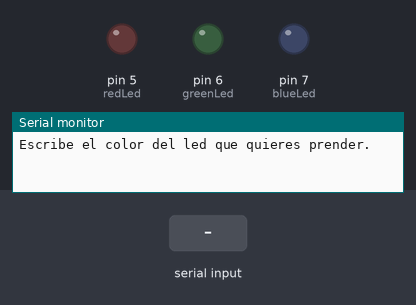
Simulated run of this sketch. Board: Arduino Uno, built with avr-gcc and run on an emulated ATmega328P. Parts: output pins drawn as LEDs (lit = HIGH), the last lines printed to the serial monitor. The test bench sets the inputs (shaded band).

Above: at 1.2 s.
1.3 s: "verde" received over Serial
At 3.5 s:
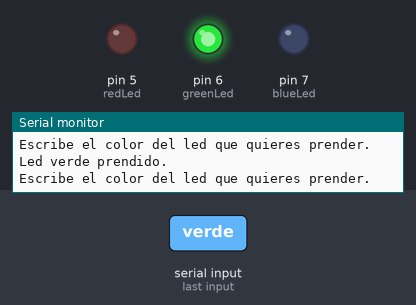
3.8 s: "azul" received over Serial
At 5.6 s:
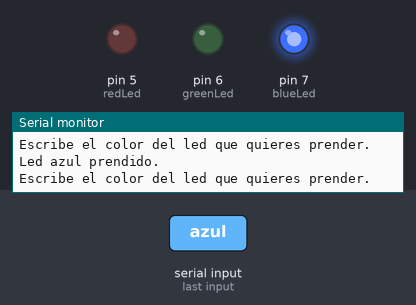
6.3 s: "rojo" received over Serial
At 8.7 s:
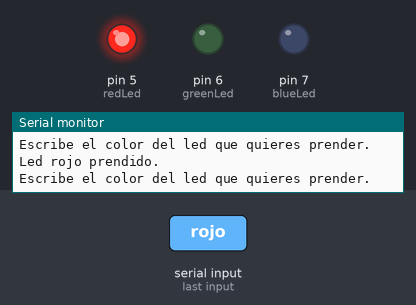
Timing chart, 0 to 10.2 s (numbered marks = the images above; inputs shaded):
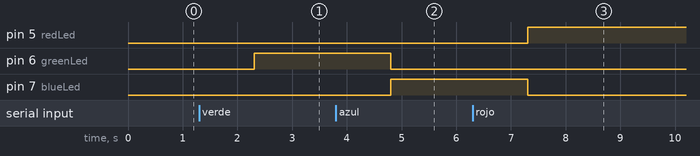

Measured:
- after the input at 1.3 s, pin 6 (greenLed): LOW → HIGH after 1.0 s
- after the input at 3.8 s, pin 6 (greenLed): HIGH → LOW after 1.0 s; pin 7 (blueLed): LOW → HIGH after 1.0 s
- after the input at 6.3 s, pin 5 (redLed): LOW → HIGH after 1.0 s; pin 7 (blueLed): HIGH → LOW after 1.0 s

The sketch:

IF_elseIf_else.ino
```cpp
String color;
String msg1 = "Escribe el color del led que quieres prender.";
int redLed = 5;
int greenLed = 6;
int blueLed = 7;

void setup() {
  Serial.begin(9600);
  pinMode(redLed, OUTPUT);
  pinMode(blueLed, OUTPUT);
  pinMode(greenLed, OUTPUT);

}

void loop() {
  Serial.println(msg1);
  while (Serial.available() == 0) {
  }

  color = Serial.readString();
  color.toLowerCase();

  if (color == "verde"){
    Serial.println("Led verde prendido.");
    digitalWrite(greenLed, HIGH);
    digitalWrite(redLed, LOW);
    digitalWrite(blueLed, LOW);
  }
  else if (color == "azul"){
    Serial.println("Led azul prendido.");
    digitalWrite(greenLed, LOW);
    digitalWrite(redLed, LOW);
    digitalWrite(blueLed, HIGH);
  }
  else if (color == "rojo"){
    Serial.println("Led rojo prendido.");
    digitalWrite(greenLed, LOW);
    digitalWrite(redLed, HIGH);
    digitalWrite(blueLed, LOW);
  }
  else {
    digitalWrite(greenLed, LOW);
    digitalWrite(redLed, LOW);
    digitalWrite(blueLed, LOW);
    Serial.println("Parametro no reconocido.");
  }

}
```
